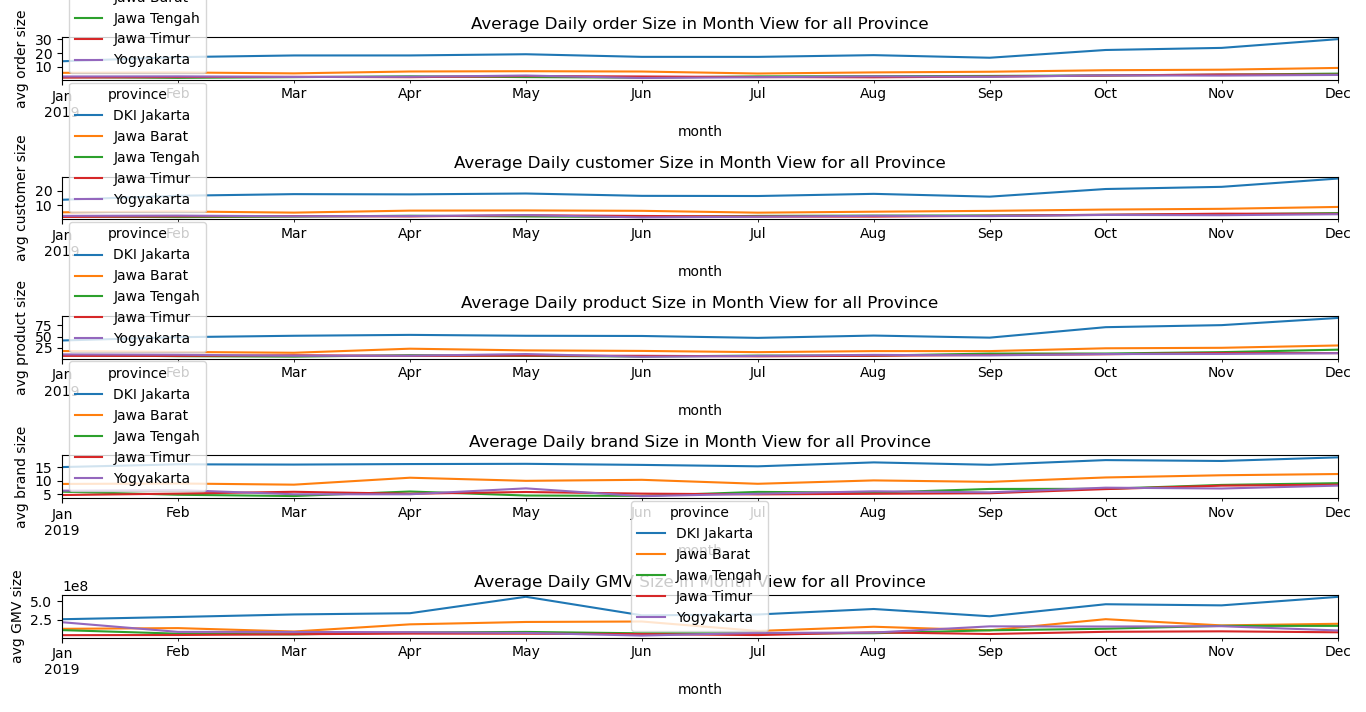

Source code (Python):
import pandas as pd
import matplotlib.pyplot as plt

retail_data1 = pd.read_csv('https://storage.googleapis.com/dqlab-dataset/10%25_original_randomstate%3D42/retail_data_from_1_until_3_reduce.csv')
retail_data2 = pd.read_csv('https://storage.googleapis.com/dqlab-dataset/10%25_original_randomstate%3D42/retail_data_from_4_until_6_reduce.csv')
retail_data3 = pd.read_csv('https://storage.googleapis.com/dqlab-dataset/10%25_original_randomstate%3D42/retail_data_from_7_until_9_reduce.csv')
retail_data4 = pd.read_csv('https://storage.googleapis.com/dqlab-dataset/10%25_original_randomstate%3D42/retail_data_from_10_until_12_reduce.csv')

retail_table = pd.concat([retail_data1, retail_data2, retail_data3, retail_data4])

cek = retail_table.loc[(retail_table['item_price'] < 0) | (retail_table['total_price'] < 0)]
if cek.shape[0] != 0:
	retail_table = retail_table.loc[(retail_table['item_price'] > 0) & (retail_table['total_price'] > 0)]

cek = retail_table.loc[retail_table['order_id'] == 'undefined']
if cek.shape[0] != 0:
	retail_table = retail_table.loc[retail_table['order_id'] != 'undefined']

retail_table['order_id'] = retail_table['order_id'].astype('int64')
retail_table['order_date'] = pd.to_datetime(retail_table['order_date'])

java = ['DKI Jakarta','Jawa Barat','Jawa Tengah','Jawa Timur','Yogyakarta']
retail_table = retail_table.loc[retail_table['province'].isin(java)]

groupby_city_province = retail_table.groupby(['order_date','province']).agg({
   'order_id': 'nunique',
   'customer_id': 'nunique',
   'product_id': 'nunique',
   'brand': 'nunique',
   'total_price': sum
})
groupby_city_province.columns = ['order','customer','product','brand','GMV']

unstack_city_province = groupby_city_province.unstack('province').fillna(0)

# Create figure canvas dan axes for 5 line plots
fig, axes = plt.subplots(5, 1, figsize=(8, 25))

# Slicing index
idx = pd.IndexSlice
for i, measurement in enumerate(groupby_city_province.columns):
    # Slicing data untuk masing-masing measurement
    by_measurement = unstack_city_province.loc[:,idx[measurement]]
    # Lakukan resampling pada data tersebut untuk dilakukan perhitungan rata-rata bulanan
    by_measurement_monthly_mean = by_measurement.resample('M').mean()
    # Plot by_measurement_monthly_mean
    by_measurement_monthly_mean.plot(
        title = 'Average Daily ' + measurement + ' Size in Month View for all Province',
        ax = axes[i]
    )
    axes[i].set_ylabel('avg ' + measurement + ' size')
    axes[i].set_xlabel('month')

# Adjust the layout and show the plot
plt.tight_layout()
plt.show()
